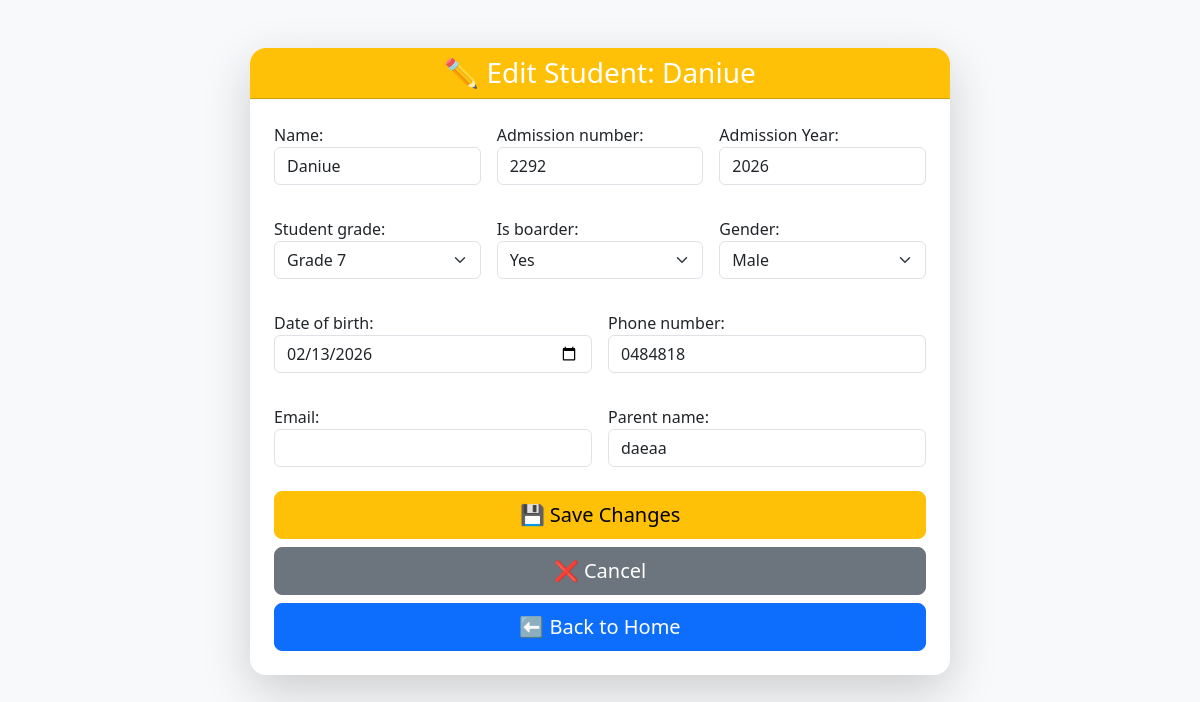
The page /edit-student/2292/ on the database its author committed.
### students_app/models.py (models this page shows, shortened)
class Student(models.Model):
    GENDER_CHOICES = [
        ('M', 'Male'),
        ('F', 'Female'),
    ]
    GRADE_CHOICES = [
        ('Baby Class', 'Baby Class'),
        ('PP1', 'PP1'),
        ('PP2', 'PP2'),
        ('Grade 1', 'Grade 1'),
        ('Grade 2', 'Grade 2'),
        ('Grade 3', 'Grade 3'),
        ('Grade 4', 'Grade 4'),
        ('Grade 5', 'Grade 5'),
        ('Grade 6', 'Grade 6'),
        ('Grade 7', 'Grade 7'),
        ('Grade 8', 'Grade 8'),
        ('Grade 9', 'Grade 9'),
    ]
    BOARDING_CHOICES = [
        ("Yes", "Yes"),
        ("No", "No"),
    ]
    name = models.CharField(max_length=100)
    admission_number = models.CharField(max_length=20, unique=True)
    student_grade = models.CharField(max_length=20, choices=GRADE_CHOICES)
    gender = models.CharField(max_length=1, choices=GENDER_CHOICES, blank=True, null=True)
    is_boarder = models.CharField(max_length=3, choices=BOARDING_CHOICES, default="No")
    date_of_birth = models.DateField(blank=True, null=True)
    admission_year = models.IntegerField(default=datetime.now().year)
    email = models.EmailField(blank=True, null=True)
    phone_number = models.CharField(max_length=15, blank=True, null=True)
    parent_name = models.CharField(max_length=100, blank=True)

### students_app/views.py (the view)
# urls.py: path('edit-student/<str:admission_number>/', views.edit_student, name='edit_student'),
def edit_student(request, admission_number):
    student = get_object_or_404(Student, admission_number=admission_number)
    if request.method == 'POST':
        form = StudentForm(request.POST, instance=student)
        if form.is_valid():
            form.save()
            return redirect('view_students')
    else:
        form = StudentForm(instance=student)
    return render(request, 'students_app/edit_student.html', {'form': form, 'student': student})

### students_app/templates/students_app/edit_student.html (shortened to what this page needs)
{% extends "students_app/base.html" %}
{% block content %}
{% load widget_tweaks %}
<div class="container my-5">
    <div class="card shadow-lg border-0 rounded-4 mx-auto" style="max-width: 700px;">
        <div class="card-header bg-warning text-white text-center rounded-top-4">
            <h3 class="mb-0">✏️ Edit Student: {{ student.name }}</h3>
        </div>
        <div class="card-body p-4">
            <form method="post">
                <div class="row g-3">
                    <div class="col-md-4">
                        {{ form.name.label_tag }}
                        {{ form.name|add_class:"form-control" }}
                    </div>
                    <div class="col-md-4">
                        {{ form.admission_number.label_tag }}
                        {{ form.admission_number|add_class:"form-control" }}
                    </div>
                    <div class="col-md-4">
                        {{ form.admission_year.label_tag }}
                        {{ form.admission_year|add_class:"form-control" }}
                    </div>
                </div>
                <div class="row g-3 mt-3">
                    <div class="col-md-4">
                        {{ form.student_grade.label_tag }}
                        {{ form.student_grade|add_class:"form-select" }}
                    </div>
                    <div class="col-md-4">
                        {{ form.is_boarder.label_tag }}
                        {{ form.is_boarder|add_class:"form-select" }}
                    </div>
                    <div class="col-md-4">
                        {{ form.gender.label_tag }}
                        {{ form.gender|add_class:"form-select" }}
                    </div>
                </div>
                <div class="row g-3 mt-3">
                    <div class="col-md-6">
                        {{ form.date_of_birth.label_tag }}
                        {{ form.date_of_birth|add_class:"form-control" }}
                    </div>
                    <div class="col-md-6">
                        {{ form.phone_number.label_tag }}
                        {{ form.phone_number|add_class:"form-control" }}
                    </div>
                </div>
                <div class="row g-3 mt-3">
                    <div class="col-md-6">
                        {{ form.email.label_tag }}
                        {{ form.email|add_class:"form-control" }}
                    </div>
                    <div class="col-md-6">
                        {{ form.parent_name.label_tag }}
                        {{ form.parent_name|add_class:"form-control" }}
                    </div>
                </div>
                <div class="d-grid gap-2 mt-4">
                    <button type="submit" class="btn btn-warning btn-lg">💾 Save Changes</button>
                    <a href="{% url 'view_students' %}" class="btn btn-secondary btn-lg">❌ Cancel</a>
                    <a href="{% url 'home' %}" class="btn btn-primary btn-lg">
                        ⬅ Back to Home
                    </a>
                </div>
            </form>
        </div>
    </div>
</div>
{% endblock %}

### rows shown on the page
Student: name "Daniue", admission_number "2292", admission_year "2026", student_grade "Grade 7", is_boarder "Yes", gender "Male", date_of_birth "02/13/2026", phone_number "0484818", parent_name "daeaa"
